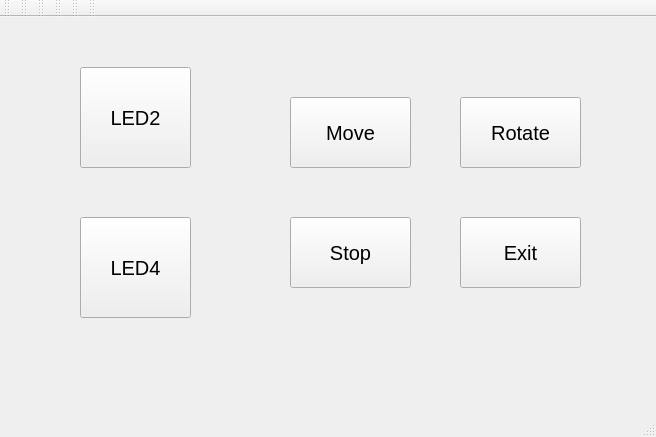
<?xml version="1.0" encoding="UTF-8"?>
<ui version="4.0">
 <class>MainWindow</class>
 <widget class="QMainWindow" name="MainWindow">
  <property name="geometry">
   <rect>
    <x>0</x>
    <y>0</y>
    <width>656</width>
    <height>437</height>
   </rect>
  </property>
  <property name="windowTitle">
   <string>MainWindow</string>
  </property>
  <widget class="QWidget" name="centralWidget">
   <widget class="QPushButton" name="LED2">
    <property name="geometry">
     <rect>
      <x>80</x>
      <y>50</y>
      <width>111</width>
      <height>101</height>
     </rect>
    </property>
    <property name="font">
     <font>
      <pointsize>15</pointsize>
     </font>
    </property>
    <property name="text">
     <string>LED2</string>
    </property>
    <property name="autoDefault">
     <bool>false</bool>
    </property>
    <property name="default">
     <bool>false</bool>
    </property>
    <property name="flat">
     <bool>false</bool>
    </property>
   </widget>
   <widget class="QPushButton" name="LED4">
    <property name="geometry">
     <rect>
      <x>80</x>
      <y>200</y>
      <width>111</width>
      <height>101</height>
     </rect>
    </property>
    <property name="font">
     <font>
      <pointsize>15</pointsize>
     </font>
    </property>
    <property name="text">
     <string>LED4</string>
    </property>
   </widget>
   <widget class="QPushButton" name="move">
    <property name="geometry">
     <rect>
      <x>290</x>
      <y>80</y>
      <width>121</width>
      <height>71</height>
     </rect>
    </property>
    <property name="font">
     <font>
      <pointsize>15</pointsize>
     </font>
    </property>
    <property name="text">
     <string>Move</string>
    </property>
   </widget>
   <widget class="QPushButton" name="rotate">
    <property name="geometry">
     <rect>
      <x>460</x>
      <y>80</y>
      <width>121</width>
      <height>71</height>
     </rect>
    </property>
    <property name="font">
     <font>
      <pointsize>15</pointsize>
     </font>
    </property>
    <property name="text">
     <string>Rotate</string>
    </property>
   </widget>
   <widget class="QPushButton" name="stop">
    <property name="geometry">
     <rect>
      <x>290</x>
      <y>200</y>
      <width>121</width>
      <height>71</height>
     </rect>
    </property>
    <property name="font">
     <font>
      <pointsize>15</pointsize>
     </font>
    </property>
    <property name="text">
     <string>Stop</string>
    </property>
   </widget>
   <widget class="QPushButton" name="exit">
    <property name="geometry">
     <rect>
      <x>460</x>
      <y>200</y>
      <width>121</width>
      <height>71</height>
     </rect>
    </property>
    <property name="font">
     <font>
      <pointsize>15</pointsize>
     </font>
    </property>
    <property name="text">
     <string>Exit</string>
    </property>
   </widget>
  </widget>
  <widget class="QMenuBar" name="menuBar">
   <property name="geometry">
    <rect>
     <x>0</x>
     <y>0</y>
     <width>656</width>
     <height>28</height>
    </rect>
   </property>
  </widget>
  <widget class="QToolBar" name="mainToolBar">
   <attribute name="toolBarArea">
    <enum>TopToolBarArea</enum>
   </attribute>
   <attribute name="toolBarBreak">
    <bool>false</bool>
   </attribute>
  </widget>
  <widget class="QStatusBar" name="statusBar"/>
  <widget class="QToolBar" name="toolBar">
   <property name="windowTitle">
    <string>toolBar</string>
   </property>
   <attribute name="toolBarArea">
    <enum>TopToolBarArea</enum>
   </attribute>
   <attribute name="toolBarBreak">
    <bool>false</bool>
   </attribute>
  </widget>
  <widget class="QToolBar" name="toolBar_2">
   <property name="windowTitle">
    <string>toolBar_2</string>
   </property>
   <attribute name="toolBarArea">
    <enum>TopToolBarArea</enum>
   </attribute>
   <attribute name="toolBarBreak">
    <bool>false</bool>
   </attribute>
  </widget>
  <widget class="QToolBar" name="toolBar_3">
   <property name="windowTitle">
    <string>toolBar_3</string>
   </property>
   <attribute name="toolBarArea">
    <enum>TopToolBarArea</enum>
   </attribute>
   <attribute name="toolBarBreak">
    <bool>false</bool>
   </attribute>
  </widget>
  <widget class="QToolBar" name="toolBar_4">
   <property name="windowTitle">
    <string>toolBar_4</string>
   </property>
   <attribute name="toolBarArea">
    <enum>TopToolBarArea</enum>
   </attribute>
   <attribute name="toolBarBreak">
    <bool>false</bool>
   </attribute>
  </widget>
  <widget class="QToolBar" name="toolBar_5">
   <property name="windowTitle">
    <string>toolBar_5</string>
   </property>
   <attribute name="toolBarArea">
    <enum>TopToolBarArea</enum>
   </attribute>
   <attribute name="toolBarBreak">
    <bool>false</bool>
   </attribute>
  </widget>
 </widget>
 <layoutdefault spacing="6" margin="11"/>
 <resources/>
 <connections/>
</ui>
